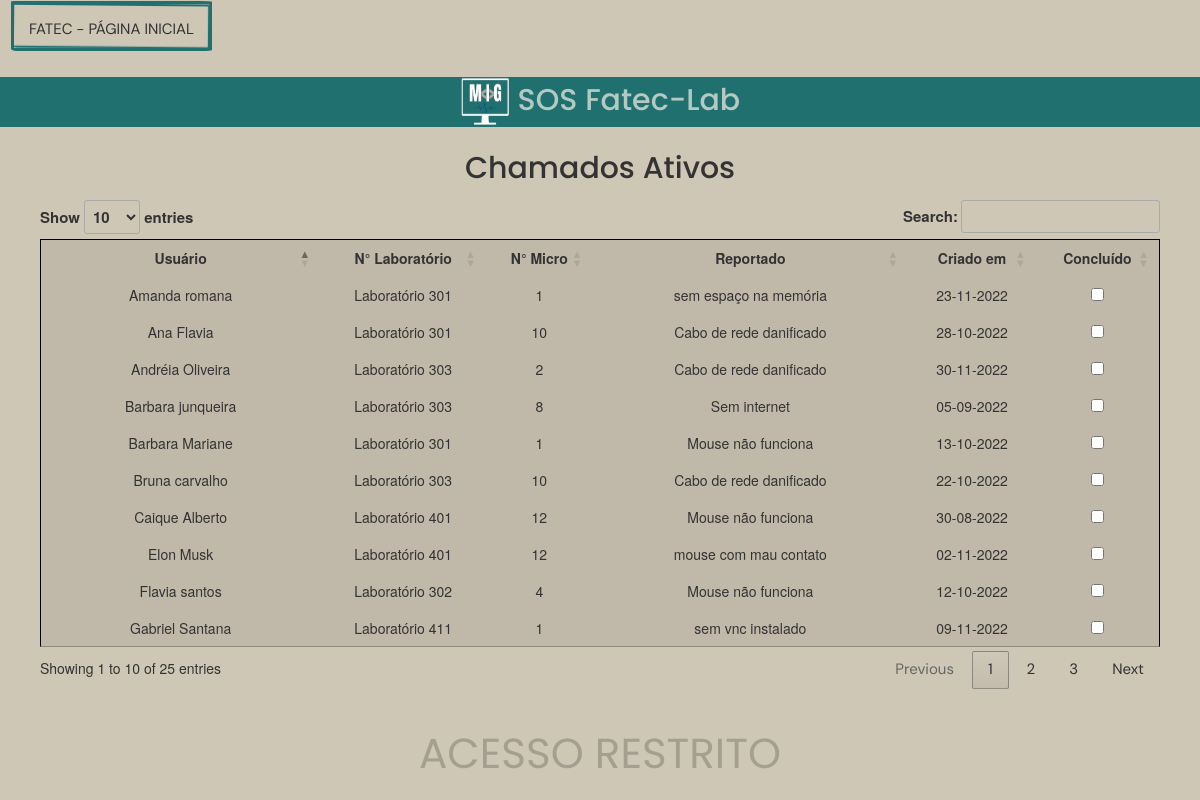
Page /all/ on the committed database.
### tables this page shows
CREATE TABLE alunos(
    aluno_id INTEGER PRIMARY KEY,
    nome text,
    email text,
    chamado_id INTEGER,
    FOREIGN KEY (chamado_id) REFERENCES chamados(chamado_id)

  );

CREATE TABLE chamados(
  chamado_id INTEGER PRIMARY KEY AUTOINCREMENT,
  micro INTEGER NOT NULL,
  laboratorio TEXT NOT NULL,
  problema TEXT NOT NULL,
  done BOOL,
  created_at DATE
);

### app.py (the view)
@app.route('/all/',methods=['GET','POST'])
def all():
  cur,conn = openDB()
  cur.execute("SELECT chamado_id,nome,laboratorio,micro,problema,created_at,done FROM 'alunos' join chamados using (chamado_id);")
  lab = cur.fetchall()
  if request.method == 'POST':
    status = request.form['lab_done']
    cur.execute('''UPDATE chamados SET done = True where chamado_id=(?);''',(status,))
    conn.commit()
    return redirect(url_for('all'))
  conn.close()
  return render_template('all.html',chamado=lab)

### app.py (called while the page is built)
def openDB():
  connection = sqlite3.connect('database.db')
  cur = connection.cursor()
  return cur,connection

### templates/all.html (shortened to what this page needs)
{% extends "style.html" %} {% block head %} {{ super() }}
<link
  rel="stylesheet"
  href="//cdn.datatables.net/1.13.1/css/jquery.dataTables.min.css"
/>
<div id="tabela">
  <div>
    <form  method="post" style="background-color: transparent;">
      <h1 style="text-align: center; margin-bottom: 15px">Chamados Ativos</h1>
      <table id="tabelas">
      <thead>
        <tr>
          <th>Usuário</th>
          <th>N° Laboratório</th>
          <th>N° Micro</th>
          <th>Reportado</th>
          <th>Criado em</th>
          <th>Concluído</th>
        </tr>
      </thead>
      <tbody>
      {% for i in range(0, (chamado|length) ,1) %}
      <tr>
        <td>{{ chamado[i][1]}}</td>
        <td>{{ chamado[i][2]}}</td>
        <td>{{ chamado[i][3]}}</td>
        <td>{{ chamado[i][4]}}</td>
        <td>{{chamado[i][5]}}</td>
        {% if (chamado[i][6] == 1) %}
        <td data-order="1">
          <input
            type="checkbox"
            value="{{chamado[i][0]}}"
            name="lab_done"
            checked
            disabled
          />
        </td>
        {% else %}
        <td data-order="0">
          <input
            type="checkbox"
            value="{{chamado[i][0]}}"
            id="lab_done"
            onchange="status()"
            name="lab_done"
            onclick="return confirm('Tem certeza que deseja marcar esse chamado como concluído?')"
          />
        </td>
        {% endif %}
      </tr>
      {%endfor%}
    </tbody>
    </table>
  </div>
</div>
<div id="restricao">
  <p>ACESSO RESTRITO</p>
  {% endblock %}

### static/style.css (style rules this page uses)
* { box-sizing: border-box; margin: 0; padding: 0; max-width: 100vw; max-height: 100vh; background-color: #cec7b6; }
:root { --base-color-gray:(#cec7b6); --base-color-text:(#190a12); --brown-color:(#5a5239); --base-color-hover:(#b3c9c1); --base-color-gray-alt:(#eee9c7); --title-font-size:3rem; --subtitle-font-size: 1.5rem; --title-font: 'Poppins', sans-serif; --body-font: 'DM Sans', sans-serif; }
h1,h2,h3 { color: var(--base-color-text); font-family: var(--title-font); }
h1,h2 { font-size: var(--title-font-size); }
p,a { font-size: var(--subtitle-font-size); font-family: var(--title-font); color: var(--base-color-text); }
h1 { margin: 25px auto; text-align: center; }
table, th, td { border: 1px solid black; }
form { background-color:rgb(32, 112, 112); }
div#tabela { margin-bottom: 15px; padding: 0 40px; }
div#tabela td { text-align: center; }
#tabelas td { border:none; padding: 8px; background-color: #34343618; }
#tabelas th { border:none; text-align: center; padding: 8px; background-color: #34343618; }
#restricao { background: transparent; bottom: 0; width: 100%; height: 100px; text-align: center; line-height: 100px }
#restricao p { background-color: transparent; z-index:9999; text-align: center; color: #00000033; font-size: 300%; font-family: var(--title-font) }

### rows in the picture
alunos: nome "Barbara junqueira"
chamados: laboratorio "Laboratório 303", micro "8", problema "Sem internet", created_at "05-09-2022"
alunos: nome "Andréia Oliveira"
chamados: laboratorio "Laboratório 303", micro "2", problema "Cabo de rede danificado", created_at "30-11-2022"
alunos: nome "Gabriel Santana"
chamados: laboratorio "Laboratório 411", micro "1", problema "sem vnc instalado", created_at "09-11-2022"
alunos: nome "Caique Alberto"
chamados: laboratorio "Laboratório 401", micro "12", problema "Mouse não funciona", created_at "30-08-2022"
alunos: nome "Ana Flavia"
chamados: laboratorio "Laboratório 301", micro "10", problema "Cabo de rede danificado", created_at "28-10-2022"
alunos: nome "Barbara Mariane"
chamados: laboratorio "Laboratório 301", micro "1", problema "Mouse não funciona", created_at "13-10-2022"
alunos: nome "Elon Musk"
chamados: laboratorio "Laboratório 401", micro "12", problema "mouse com mau contato", created_at "02-11-2022"
alunos: nome "Amanda romana"
chamados: laboratorio "Laboratório 301", micro "1", problema "sem espaço na memória", created_at "23-11-2022"
alunos: nome "Flavia santos"
chamados: laboratorio "Laboratório 302", micro "4", problema "Mouse não funciona", created_at "12-10-2022"
alunos: nome "Bruna carvalho"
chamados: laboratorio "Laboratório 303", micro "10", problema "Cabo de rede danificado", created_at "22-10-2022"
